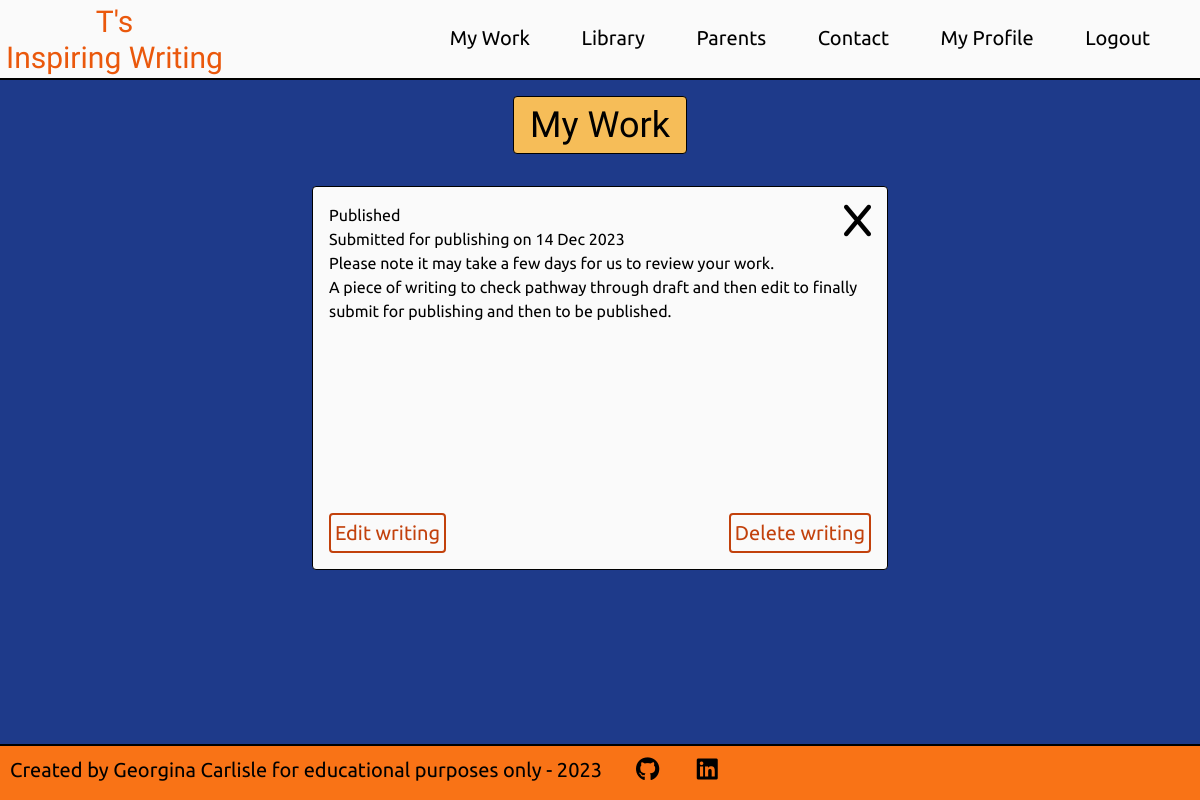
The page /writing/view/5 (signed in) on the database as committed earlier.
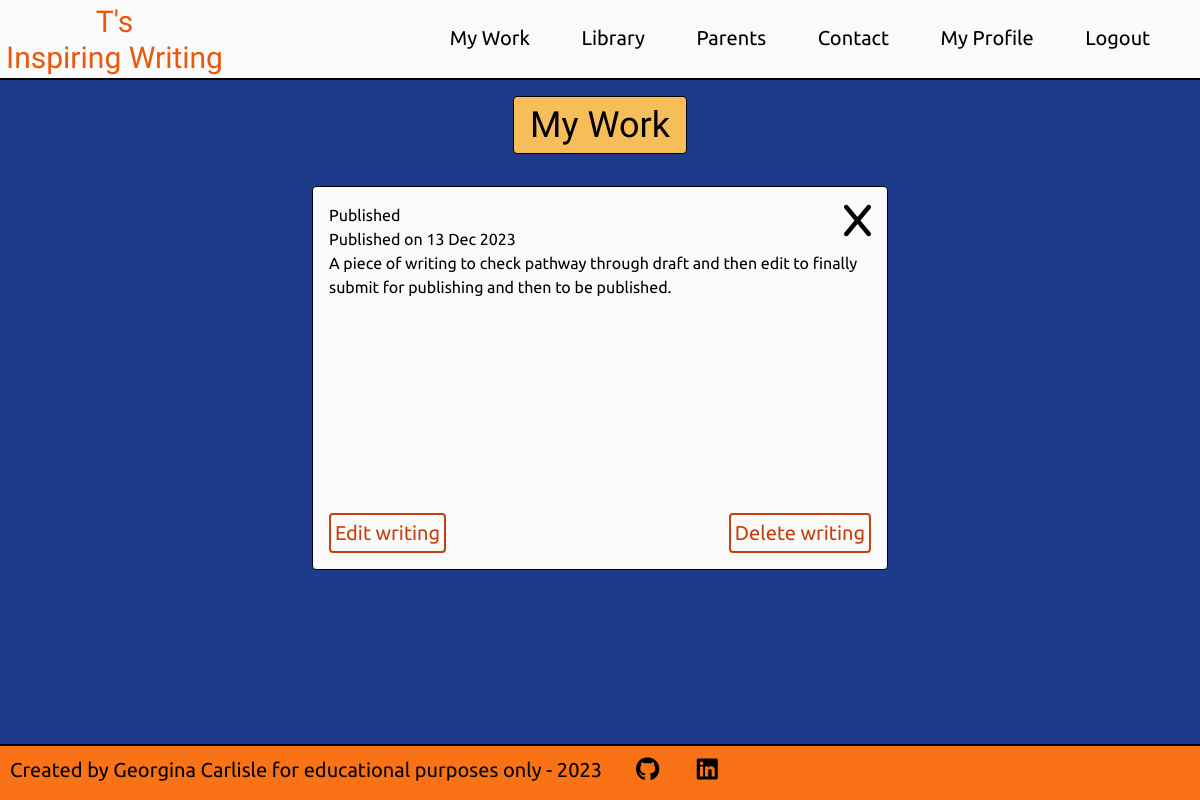
The same page on the database as committed later.
### writing/models.py (models this page shows, shortened)
class Writing(models.Model):
    title = models.CharField(max_length=50, unique=True)
    slug = models.SlugField(max_length=100, unique=True)
    author = models.ForeignKey(User, on_delete=models.CASCADE, related_name="writing")
    body = models.TextField()
    updated_on = models.DateTimeField(auto_now=True)
    pending_approval = models.BooleanField(default=False)
    date_submitted = models.DateTimeField(null=True, blank=True)
    approved = models.BooleanField(default=False)
    date_approved = models.DateTimeField(null=True, blank=True)
    failed_approval = models.BooleanField(default=False)
    date_failed = models.DateTimeField(null=True, blank=True)
    reason_failed = models.TextField(null=True, blank=True)
    featured = models.BooleanField(default=False)
    class Meta:
        ordering = ['-date_approved']

### writing/views.py (the view)
# urls.py: path('view/<int:writing_id>', views.view_writing_view, name='view')
@login_required
def view_writing_view(request, writing_id):
    writing = get_object_or_404(Writing, pk=writing_id)
    context = {}
    if request.user != writing.author:
        messages.error(request, 'You have been returned to your account home page, \
                       as you were trying to access a page you are not authorised to view.')
        return redirect('account_home')
    context['writing'] = writing
    return render(request, 'view_writing.html', context)

### writing/templates/view_writing.html (shortened to what this page needs)
{% extends 'base.html' %}
{% load static %}
{% block content %}
<div class="bg-blue-900 h-full pb-4 pt-16 lg:pt-20">
    {% include 'my_work_title.html' %}
    <div class="flex justify-center mt-4">
        <div class="border border-black rounded bg-zinc-50 p-4 relative w-11/12 sm:max-w-xl h-96">
            <a
            href="{% url 'my_work' user.id %}"
            title="Return to My Work. Any changes will not be saved."
            class="absolute top-4 right-4">
                <i class="fa-solid fa-x text-4xl" aria-hidden="true"></i>
            </a>
            <div>
                <h2>
                    {{ writing.title }}
                </h2>
                {% if writing.approved %}
                <p>
                    Published on {{ writing.date_approved|date:"d M Y" }}
                </p>
                {% elif writing.pending_approval %}
                <p>
                    Submitted for publishing on {{ writing.date_submitted|date:"d M Y" }}
                </p>
                <p>
                    Please note it may take a few days for us to review your work.
                </p>
                {% endif %}
            </div>
            <div class="overflow-auto mb-12">
                {{ writing.body }}
            </div>
            <a class="absolute left-4 bottom-4 p-1 mt-6 rounded border-orange-700 border-2 border-solid bg-zinc-50 hover:bg-orange-700 text-orange-700 hover:text-white text-lg md:text-xl hover:cursor-pointer w-fit"
            href="{% url 'edit' writing_id=writing.id %}">
            Edit writing
            </a>
            <a class="absolute right-4 bottom-4 p-1 mt-6 rounded border-orange-700 border-2 border-solid bg-zinc-50 hover:bg-orange-700 text-orange-700 hover:text-white text-lg md:text-xl hover:cursor-pointer w-fit"
            href="{% url 'edit' writing_id=writing.id %}">
            Delete writing
            </a>
        </div>
    </div>
    {% endblock%}

Rows that differ between the two databases and show on the page:
changed Writing "Published": approved False → True (drawn); date_approved (not shown) → "13 Dec 2023"; date_submitted "14 Dec 2023" → (not shown)
Other text that changed with them:
text no longer shown: "Submitted for publishing on Please note it may take a few days for us to review your work."
text now shown: "Published on"
